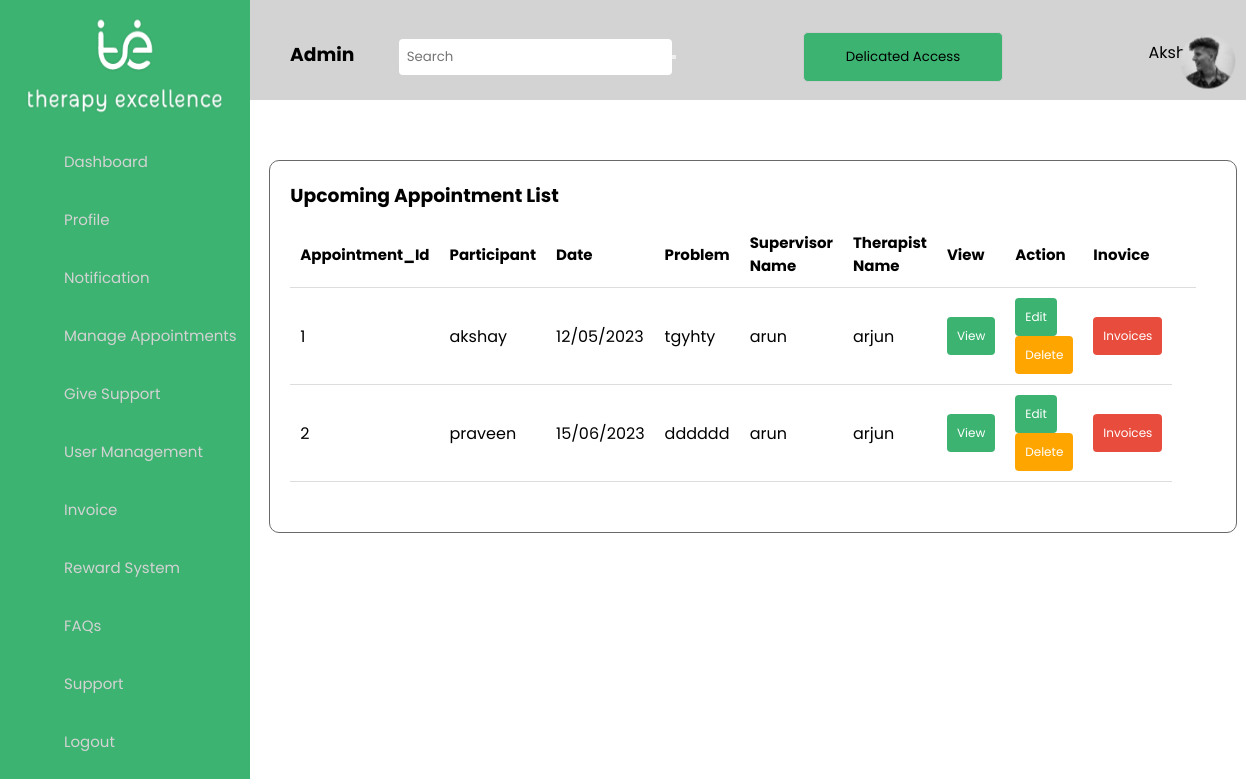
Page /adupcomingappointment on the committed database.
### client/models.py (models this page shows, shortened)
class Book_appointments(models.Model):
    Appointment_id=models.AutoField(primary_key=True,blank=True,unique=True)
    Name=models.CharField(max_length=42)
    Date=models.CharField(max_length=42)
    Problem=models.CharField(max_length=42)
    Supervisor_Name=models.CharField(max_length=42)
    Therapist_Name=models.CharField(max_length=42)
    Email= models.EmailField()
    Phone_Number=models.CharField(max_length=42)
    Age=models.CharField(max_length=3)
    Time=models.CharField(max_length=42)
    Gender=models.CharField(max_length=42)

### client/views.py (the view)
# urls.py: path(r'adupcomingappointment',Book_appointmentsListing.as_view(),name='adupcomingappointment'),
class Book_appointmentsListing(View):
    template_name = 'adupcomingappointment.html'
    def get(self,request):
        cust_obj = Book_appointments.objects.all()
        context = {
        'adupcomingappointment':cust_obj
        }
        return render(request,self.template_name,context)

### templates/adupcomingappointment.html (shortened to what this page needs)
{% load static %}
<!DOCTYPE html>
<html lang="en">
<head>
    <link rel="stylesheet" href="{% static 'css/Appointments.css' %} ">
    <link rel="stylesheet" href="{% static 'css/sidebar.css' %}" >
    <link href="https://unpkg.com/boxicons@2.0.7/css/boxicons.min.css" rel="stylesheet" />
    <link rel="stylesheet" href="https://cdnjs.cloudflare.com/ajax/libs/normalize/5.0.0/normalize.min.css">
    <link rel="stylesheet" href="{% static 'css/list1.css' %}" >
</head>
<body>
<div class="sidebar">
        <img src="static/img/images/logo_2.png" alt="Side Navigation Image">
      <ul class="nav-list">
        <li>
          <a href="adminhome">
           <i><iconify-icon icon="material-symbols:dashboard"></iconify-icon></i>
            <span class="links_name">Dashboard</span>
          </a>
        </li>
        <li>
          <a href="adprofile">
           <i><iconify-icon icon="iconamoon:profile-duotone"></iconify-icon></i>
            <span class="links_name">Profile</span>
          </a>
        </li>
        <li>
          <a href="adnotification">
             <i><iconify-icon icon="iconamoon:notification-duotone"></iconify-icon></i>
            <span class="links_name">Notification</span>
          </a>
        </li>
        <li>
          <ul>
          <li class="section">
              <a href="#"><i><iconify-icon icon="uil:calender"></iconify-icon></i>
                  <span class="links_name">Manage Appointments</span>
              </a>
          </li>
        </ul>
          <ul>
          <li class="section">
              <a href="#"><i><iconify-icon icon="healthicons:wold-care"></i>
                  <span class="links_name">Give Support</span>
              </a>
          </li>
          <ul>
          <li class="section">
              <a href="#"><i><iconify-icon icon="fa-solid:users"></i>
                  <span class="links_name">User Management</span>
              </a>
          </li>
              </ul>
          </li>
        <li>
            <a href="adinvoice"><i><iconify-icon icon="la:file-invoice"></i>
            <span class="links_name">Invoice</span>
          </a>
        </li>
        <li>
          <a href="adrewardsystem"><i><iconify-icon icon="fluent:reward-12-filled"></i>
            <span class="links_name">Reward System</span>
          </a>
        </li>
        <li>
            <a href="adfaq"><i><iconify-icon icon="streamline:interface-help-question-circle-circle-faq-frame-help-info-mark-more-query-question"></i>
            <span class="links_name">FAQs</span>
          </a>
        </li>
        <li>
            <a href="adsupport"><i><iconify-icon icon="bx:headphone"></i>
            <span class="links_name">Support</span>
          </a>
        </li>
        <li>
          <a href="logout">
            <i><iconify-icon icon="material-symbols:logout"></i>
            <span class="links_name">Logout</span>
          </a>
        </li>
      </ul>
    </div>
    <section class="home-section">
  <nav>
    <ul>
      <li><h3><a href="#">Admin</a></li></h3>
       <li class="search-bar">
        <form>
          <input type="text" placeholder="Search">
          <button type="submit"></button>
        </form>
      </li>
      <li>
          <button class="my-button1">Delicated Access</button>
      </li>
      <img src="static/img/images/Ellipse_1.png">
       <li class="right">
  <a href="#">Akshay</a>
</li>
    </ul>
  </nav>
   <div class="container">
        <div class="profile-card">
          <h3 >Upcoming Appointment List</h3>
<div class="account-info">
                    <div class="data">
                        <div class="important-data">
                            <section class="data-item">
                <table >
                    <div> <form action="adupcomingappointment" method="POST">
                    <thead>
                        <tr>
                            <th><h4 class="value"><span>Appointment_Id</span></th></h4>
                            <th><h4 class="value">Participant</span></th></h4>
                            <th><h4 class="value">Date</span></th></h4>
                            <th><h4 class="value">Problem</span></th></h4>
                            <th><h4 class="value">Supervisor Name</span></th></h4>
                            <th><h4 class="value">Therapist Name</span></th></h4>
                            <th class="text-center"><h4 class="value"><span>View</span></th></h4>
                            <th><h4 class="value">Action</span></th></h4>
                            <th><h4 class="value">Inovice</span></th></h4>
                            <th>&nbsp;</th>
                        </tr>
                    </thead>
                     {% for item in adupcomingappointment %}
                    <tbody>
                        <tr>
                            <td>{{item.Appointment_id}}</td>
                            <td>{{item.Name}}</td>
                            <td>{{item.Date}}</td>
                            <td>{{item.Problem}}</td>
                            <td>{{item.Supervisor_Name}}</td>
                            <td>{{item.Therapist_Name}}</td>
                            <td>
                            <a href="clientviewappointments{{item.Appointment_id}}" class="table-link">
                                <button type="button" class="my-button green-button">View</button>
                            </a>
                           </td>
                        <td style="width: 20%;">
                                 <a href="clienteditappointments{{item.Appointment_id}}" class="table-link">
                                    <span class="table-link">
                                         <button type="button" class="my-button green-button">Edit</button>
                                    </span>
                                </a>
                                <a href="delete_appointments/{{item.Appointment_id}}" class="table-link danger">
                                    <span class="table-link">
                                         <button type="button" class="my-button orange-button">Delete</button>
                                    </span>
                                </a>
                            </td>
                        <td style="width: 20%;">
                                <a href="#" class="table-link danger">
                                    <span class="table-link">
                                        <button type="button" class="my-button red-button">Invoices</button>
                                    </span>
                                </a>
                            </td>
                </tr>
            </tbody>
                {% endfor %}
        </table>
    </div>
</body>
</html>

### static/css/Appointments.css (style rules this page uses)
html { box-sizing: border-box; font-family: Arial, Helvetica, sans-serif; }
body { background-image: url(/images/banner.jpg); background-size: cover; }
.profile-card h3 { padding: 10px; }
.container { height: auto; backdrop-filter: blur(20px); display: flex; justify-content: center; align-items: center; margin-top: 60px; margin-right: 10px; }
.profile-card { width: 1100px; height: auto; background-color: white; border-radius: 10px; border: 1px solid dimgray; padding: 10px; margin-left: 20px; display: grid; grid-template-rows: 10px auto; }
.account-info { display: grid; padding: 10px; margin-top:10px; margin-bottom: 10px; margin-left:-30px; margin-right: 0px; }
.data { flex-direction: column; justify-content: space-between; color: var(--secondary-color); padding: 20px; text-align: center; border: 1px solid var(--border-color); border-radius: 10px; margin-left: 10px; }
.important-data { display: flex; justify-content: space-between; align-items: center; }
.data-item .value { color: black; }
.important-data .value { font-size: 15px; }

### static/css/sidebar.css (style rules this page uses)
* { margin: 0; padding: 0; box-sizing: border-box; font-family: "Poppins" , sans-serif; }
.sidebar { position: fixed; left: 0; top: 0; height: 150vh; width: 250px; background: rgb(60, 179, 113); padding: 6px 14px; z-index: 99; overflow-y: scroll; }
.sidebar img { display: block; margin: 10px auto; width: 200px; height: 100px; }
.sidebar i { color: #fff; height: 60px; min-width: 50px; font-size: 25px; text-align: center; line-height: 60px; }
.sidebar .nav-list { margin-top: 20px; height: 100%; }
.sidebar li { position: relative; margin: 8px 0; list-style: none; }
.sidebar li a { display: flex; height: 101%; width: 101%; border-radius: 12px; align-items: center; text-decoration: none; transition: all 0.4s ease; background:; }
.sidebar li a .links_name { color: lightgrey; font-size: 15px; font-weight: 400; white-space: nowrap; }
.sidebar li i { height: 50px; line-height: 50px; font-size: 18px; border-radius: 12px; }
.home-section { position: relative; background:white; min-height: 100vh; top: 0; left: 250px; width: calc(100% - 250px); transition: all 0.5s ease; z-index: 2; }
nav { background-color: lightgrey; height: 100px; }
nav ul { list-style-type: none; margin: 0; padding: 0; }
nav ul li { display: inline-block; }
nav ul li.right { float: right; }
nav ul li a { display: block; padding: 40px; color: black; text-decoration: none; }
nav ul li.search-bar { margin-left: auto; width: 400px; }
nav form { display: flex; align-items: center; }
nav input[type="text"] { padding: 8px; border: none; border-radius: 4px; }
nav img { transform: translate(315%, 50%); }
.my-button1 { width: 200px; padding: 5px; height: 50px; background-color: rgb(60, 179, 113); border: 1px solid #ccc; border-radius: 5px; }

### static/css/list1.css (style rules this page uses)
table { border-collapse: collapse; width: 100%; }
th, td { padding: 10px; text-align: left; border-bottom: 1px solid #ddd; }
th { background-color:; }
.my-button { display: inline-block; padding: 10px 10px; font-size: 12px; text-align: center; text-decoration: none; border: none; border-radius: 4px; cursor: pointer; transition: background-color 0.3s ease; }
.green-button { background-color: MediumSeaGreen; color: #fff; }
.red-button { background-color: #E74C3C; color: #fff; }
.orange-button { background-color: orange; color: #fff; }

### rows in the picture
Book_appointments: Appointment_id "1", Name "akshay", Date "12/05/2023", Problem "tgyhty", Supervisor_Name "arun", Therapist_Name "arjun"
Book_appointments: Appointment_id "2", Name "praveen", Date "15/06/2023", Problem "dddddd", Supervisor_Name "arun", Therapist_Name "arjun"
